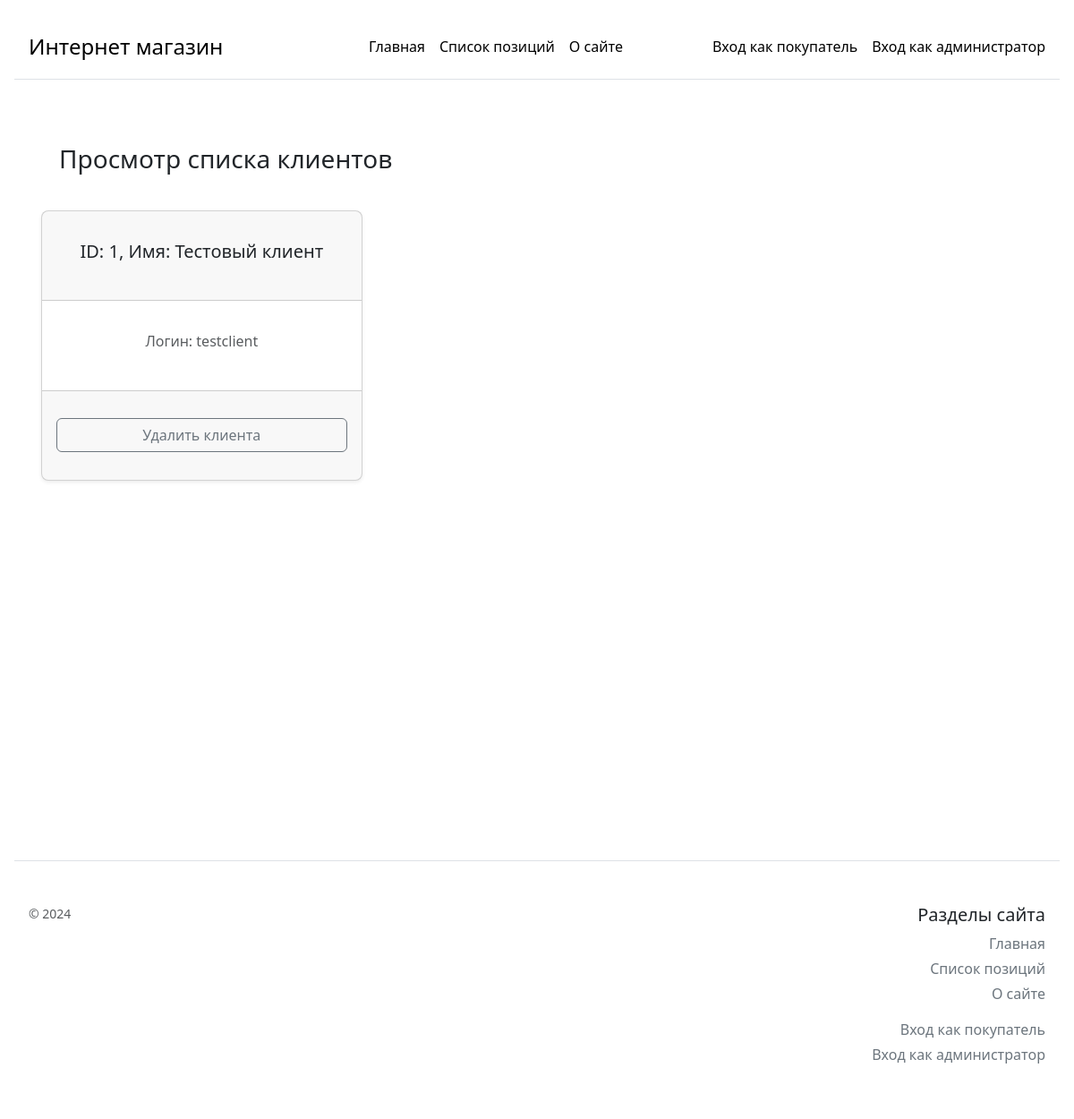
The page /clients_list on the database as committed earlier.
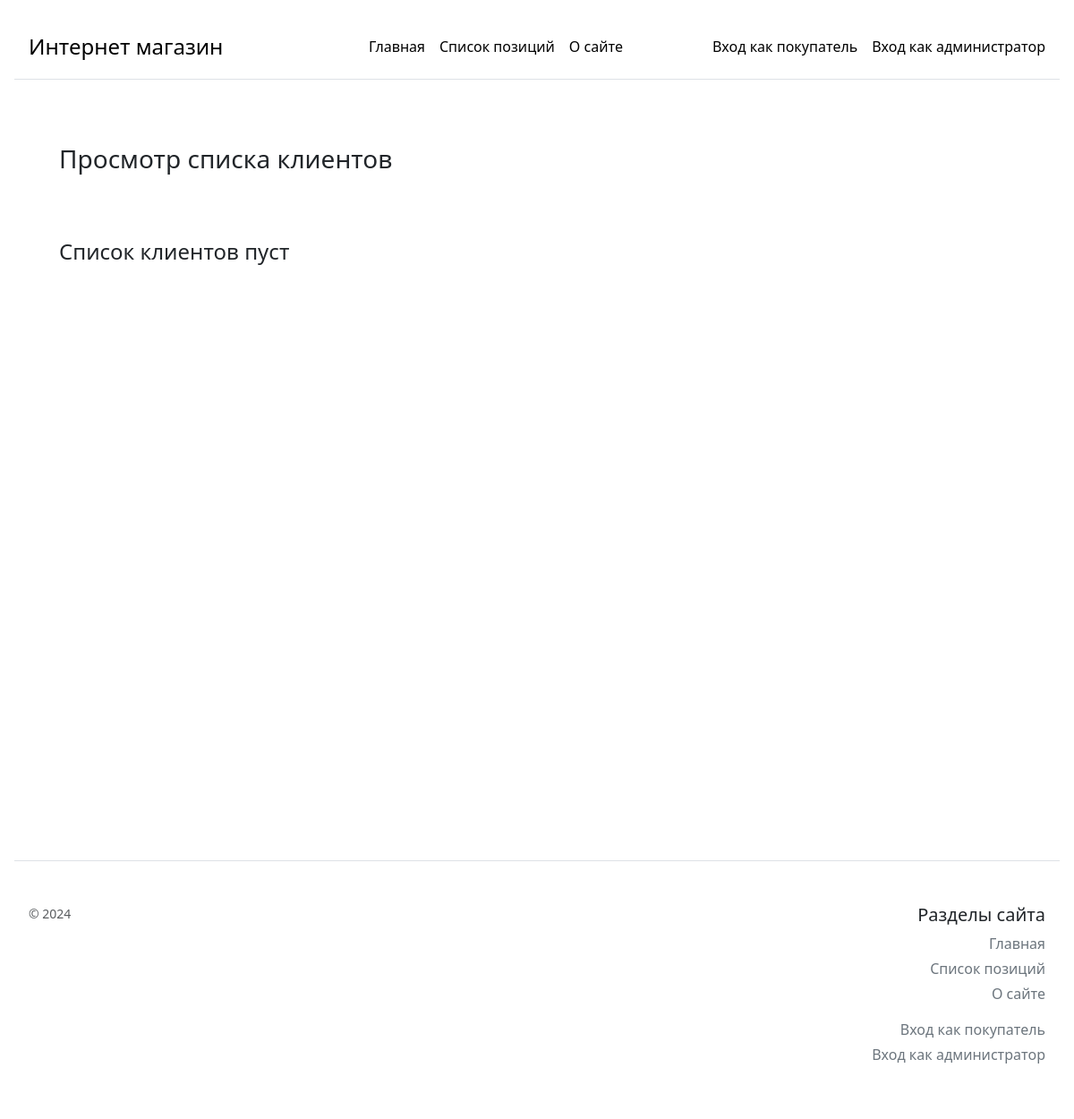
The same page on the database as committed later.
### models/client.py (models this page shows, shortened)
    class ClientModel(db.Model):
        __tablename__ = 'clients'
        id = db.Column(db.Integer(), primary_key=True)
        name = db.Column(db.String(100), unique=True, nullable=False)
        login = db.Column(db.String(50), unique=True, nullable=False)
        email = db.Column(db.String(100), unique=True, nullable=False)
        password_hash = db.Column(db.String(100), unique=False, nullable=False)

### main.py (the view)
@app.route('/clients_list', methods=['POST', 'GET'])
def clientsList():
    return clientsListHandler(ClientModel, db, autorization, basket)

### route_handlers/clients_list.py (called while the page is built)
def clientsListHandler(ClientModel, db: SQLAlchemy, autorization, basket):
    if request.method == 'POST':
        clientId = request.form.get('id')
        client = ClientModel.query.filter_by(id=clientId).first()
        if (client != None):
            db.session.delete(client)
            db.session.commit()
    ClientsFromQuery = ClientModel.query.all()
    clients = []
    for client in ClientsFromQuery:
        clients.append({
            'id': client.id,
            'name': client.name,
            'login': client.login
        })
    return render_template('clients_list.html', clients=clients, autorization=autorization, basket=basket)

### templates/clients_list.html (shortened to what this page needs)
{% extends 'template.html' %}
{% block body %}
<div class="row p-3">
    <div class="col p-3">
        <h3>Просмотр списка клиентов</h3>
    </div>
</div>
{% if clients|length == 0 %}
<div class="row p-3">
    <div class="col p-3">
        <h4>Список клиентов пуст</h4>
    </div>
</div>
{% endif %}
<form method="post">
    <div class="row row-cols-1 row-cols-md-3 mb-3 text-center g-3">
        {% for client in clients %}
        <div class="col">
            <div class="card mb-3 rounded-3 shadow-sm text-center">
                <div class="card-header"
                    style="min-height: 100px; display: flex; align-items: center; justify-content: center;">
                    <h5>ID: {{ client['id'] }}, Имя: {{ client['name'] }}</h5>
                </div>
                <div class="card-body text-muted"
                    style="min-height: 100px; display: flex; align-items: center; justify-content: center;">
                    <h6>Логин: {{ client['login'] }}</h6>
                </div>
                <div class="card-footer"
                    style="min-height: 100px; display: flex; align-items: center; justify-content: center;">
                    <button type="button" class="w-100 btn btn-m btn-outline-secondary" data-bs-toggle="modal"
                        data-bs-target="#modal_{{ client['id'] }}">Удалить клиента</button>
                </div>
            </div>
        </div>
        {% endfor %}
    </div>
</form>
{% endblock %}

Rows that differ between the two databases and show on the page:
removed ClientModel: id "1", name "Тестовый клиент", login "testclient"
Other text that changed with them:
text now shown: "Список клиентов пуст"
